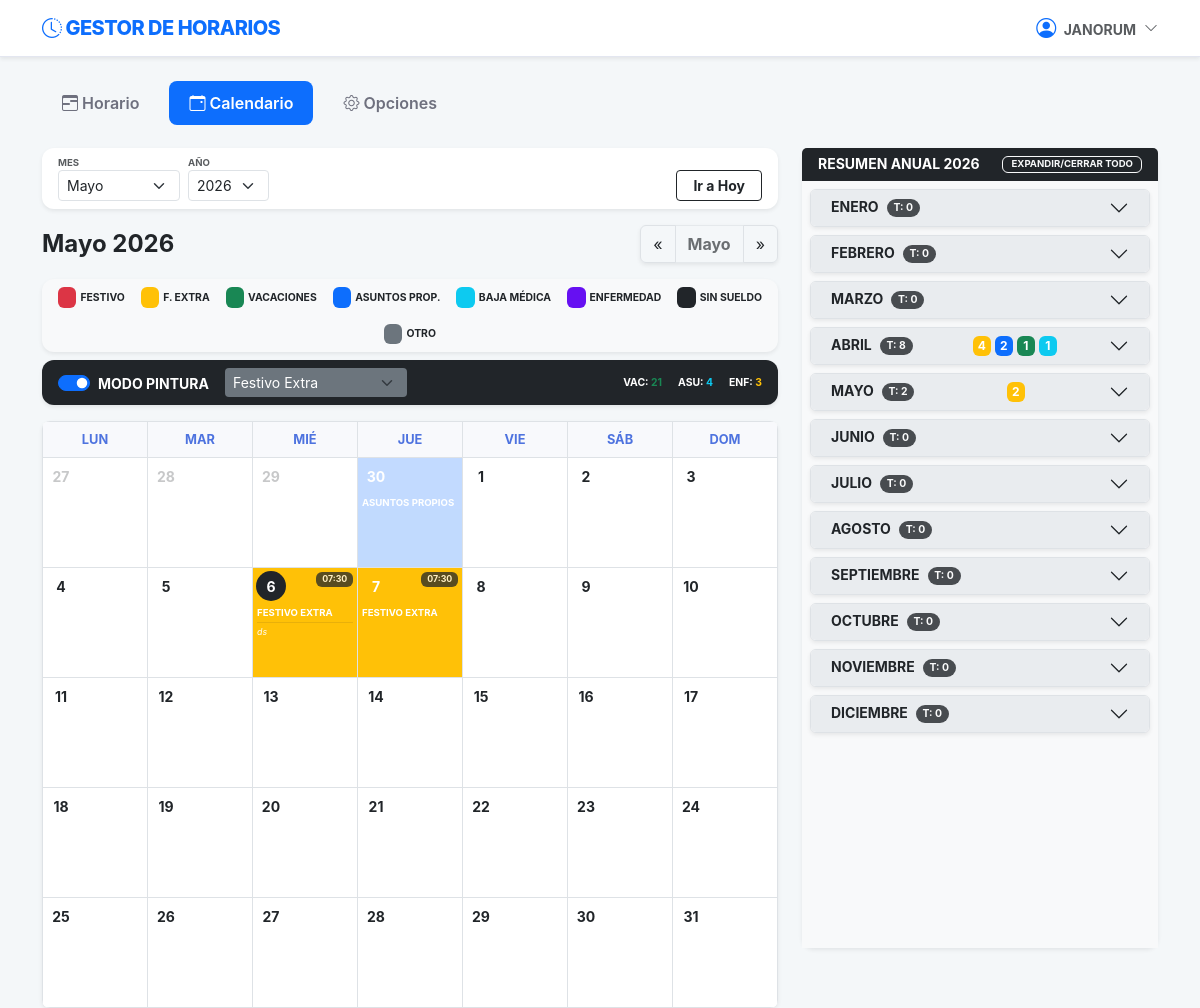
The app's page /calendario/ (signed in), older data.
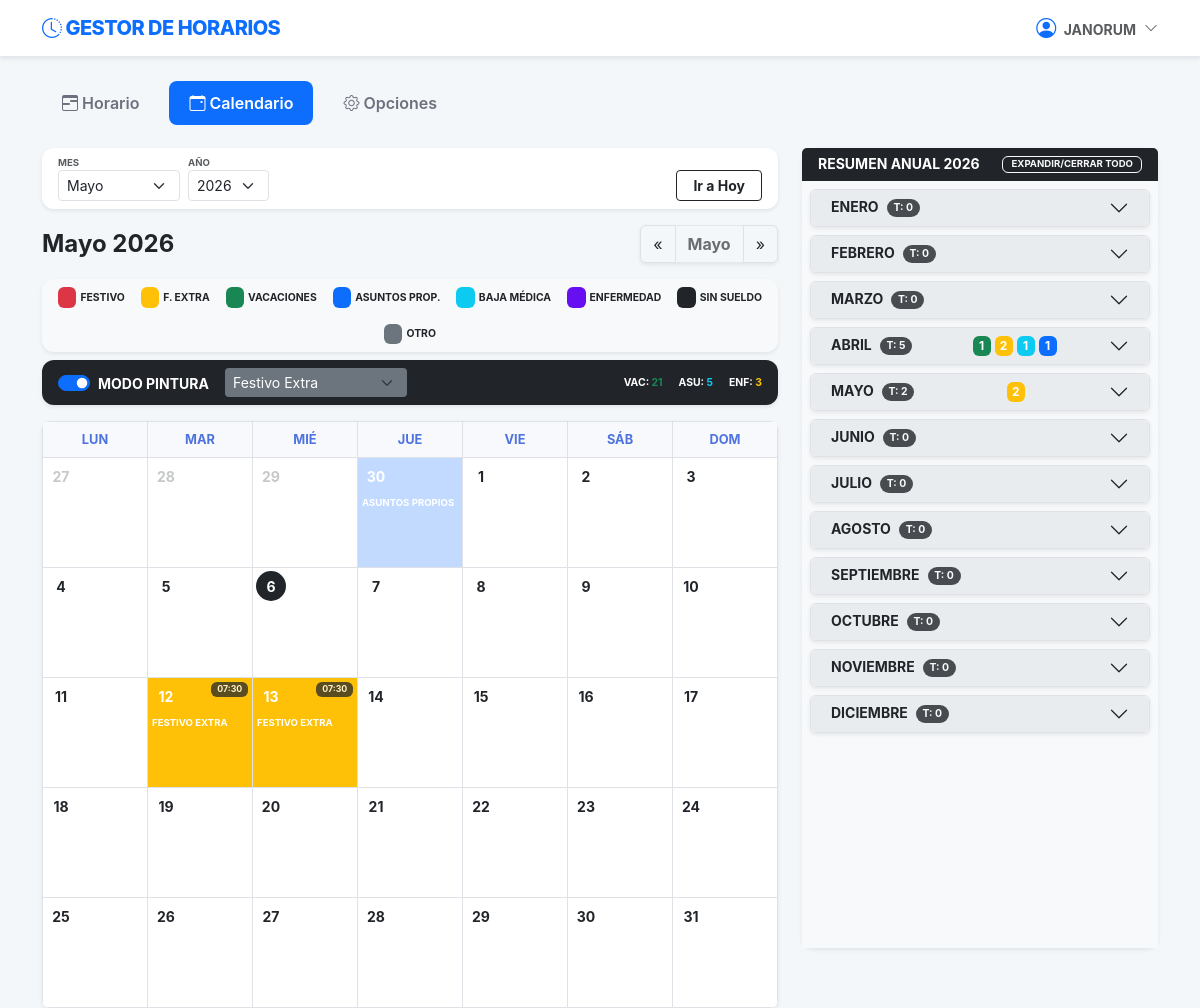
The same page, newer data.
### apps/opciones/models.py (models this page shows, shortened)
class SaldoDias(models.Model):
    usuario = models.ForeignKey(User, on_delete=models.CASCADE, related_name='saldos')
    anio = models.IntegerField(default=2026)
    vacaciones_libres_totales = models.IntegerField(default=4)
    vacaciones_bloques_totales = models.IntegerField(default=18)
    asuntos_propios_totales = models.IntegerField(default=6)
    enfermedad_sin_justificar_totales = models.IntegerField(default=3)
    vacaciones_libres_disfrutadas = models.IntegerField(default=0)
    vacaciones_bloques_disfrutadas = models.IntegerField(default=0)
    asuntos_disfrutados = models.IntegerField(default=0)
    enfermedad_sin_justificar_disfrutados = models.IntegerField(default=0)
    class Meta:
        unique_together = ['usuario', 'anio']
        verbose_name = "Saldo de Días"
        verbose_name_plural = "Saldos de Días"
    @property
    def vacaciones_totales(self):
        return self.vacaciones_libres_totales + self.vacaciones_bloques_totales
    @property
    def vacaciones_disfrutadas(self):
        return self.vacaciones_libres_disfrutadas + self.vacaciones_bloques_disfrutadas
    @property
    def vacaciones_restantes(self):
        return max(0, self.vacaciones_totales - self.vacaciones_disfrutadas)
    @property
    def asuntos_restantes(self):
        return max(0, self.asuntos_propios_totales - self.asuntos_disfrutados)
    @property
    def enfermedad_sin_justificar_restantes(self):
        return max(0, self.enfermedad_sin_justificar_totales - self.enfermedad_sin_justificar_disfrutados)

### apps/calendario/models.py (models this page shows, shortened)
class EventoCalendario(models.Model):
    TIPO_CHOICES = [
        ('FESTIVO', 'Festivo Extra'),
        ('VACACIONES', 'Vacaciones'),
        ('ASUNTOS_PROPIOS', 'Asuntos Propios'),
        ('BAJA', 'Baja Médica'),
        ('ENFERMEDAD', 'Enfermedad Puntual'),
        ('SIN_SUELDO', 'Día sin Sueldo'),
        ('OTRO', 'Otro'),
    ]
    usuario = models.ForeignKey(User, on_delete=models.CASCADE, related_name='eventos_calendario')
    fecha = models.DateField() # Quitamos unique=True para que varios usuarios puedan tener la misma fecha
    tipo = models.CharField(max_length=20, choices=TIPO_CHOICES, default='FESTIVO')
    descripcion = models.CharField(max_length=100, blank=True)
    class Meta:
        verbose_name = "Evento de Calendario"
        verbose_name_plural = "Eventos de Calendario"
        unique_together = ['usuario', 'fecha'] # Un usuario no puede repetir evento el mismo día

### apps/calendario/views.py (the view)
# urls.py: path('', views.CalendarioView.as_view(), name='ver_calendario'),
class CalendarioView(LoginRequiredMixin, View):
    template_name = 'calendario/calendario.html'
    def get(self, request, *args, **kwargs):
        hoy = date.today()
        try:
            año = int(request.GET.get('año', hoy.year))
            mes = int(request.GET.get('mes', hoy.month))
        except ValueError:
            año, mes = hoy.year, hoy.month
        if mes > 12:
            mes = 1
            año += 1
        elif mes < 1:
            mes = 12
            año -= 1
        datos = CalendarioService.obtener_mes(año, mes, request.user)
        nombres_meses = [
            "Enero", "Febrero", "Marzo", "Abril", "Mayo", "Junio",
            "Julio", "Agosto", "Septiembre", "Octubre", "Noviembre", "Diciembre"
        ]
        context = {
            'semanas': datos['semanas'],
            'resumen_anual': datos['resumen_anual'],
            'tipos_opciones': datos['tipos_opciones'],
            'saldo': datos['saldo'],  # Objeto con vacaciones_restantes y asuntos_restantes
            'nombre_mes': nombres_meses[mes-1],
            'año': año,
            'mes': mes,
            'range_años': range(hoy.year - 5, hoy.year + 6),
            'año_hoy': hoy.year,
            'mes_hoy': hoy.month,
            'usuario': request.user,
        }
        return render(request, self.template_name, context)

### apps/calendario/templates/calendario/calendario.html (shortened to what this page needs)
{% extends "base.html" %}
{% block content %}
<div class="row g-4">
    <div class="col-xl-8">
        <div class="card shadow-sm border-0 mb-3 bg-white">
            <div class="card-body py-2">
                <form method="GET" class="row g-2 align-items-center">
                    <div class="col-auto">
                        <label class="small fw-bold text-muted text-uppercase" style="font-size: 0.6rem; display: block;">Mes</label>
                        <select name="mes" class="form-select form-select-sm" onchange="this.form.submit()">
                            <option value="5" {% if mes == 5 %}selected{% endif %}>Mayo</option>
                        </select>
                    </div>
                    <div class="col-auto">
                        <label class="small fw-bold text-muted text-uppercase" style="font-size: 0.6rem; display: block;">Año</label>
                        <select name="año" class="form-select form-select-sm" onchange="this.form.submit()">
                            {% for a in range_años %}
                                <option value="{{ a }}" {% if año == a %}selected{% endif %}>{{ a }}</option>
                            {% endfor %}
                        </select>
                    </div>
                    <div class="col-auto ms-auto align-self-end">
                        <a href="?mes={{ mes_hoy }}&año={{ año_hoy }}" class="btn btn-sm btn-outline-dark fw-bold px-3">Ir a Hoy</a>
                    </div>
                </form>
            </div>
        </div>
        <div class="d-flex justify-content-between align-items-center mb-3">
            <h4 class="fw-bold mb-0 text-dark">{{ nombre_mes }} {{ año }}</h4>
            <div class="btn-group shadow-sm">
                <a href="?mes={{ mes|add:'-1' }}&año={{ año }}" class="btn btn-white border">&laquo;</a>
                <button class="btn btn-white border fw-bold" disabled>{{ nombre_mes }}</button>
                <a href="?mes={{ mes|add:'1' }}&año={{ año }}" class="btn btn-white border">&raquo;</a>
            </div>
        </div>
        <div class="card shadow-sm border-0 mb-2 bg-light">
            <div class="card-body p-2 d-flex flex-wrap justify-content-center gap-3">
                <div class="d-flex align-items-center"><span class="badge FESTIVO me-1">&nbsp;</span> <small class="fw-bold" style="font-size: 0.65rem;">FESTIVO</small></div>
                <div class="d-flex align-items-center"><span class="badge FESTIVO_EXTRA me-1">&nbsp;</span> <small class="fw-bold" style="font-size: 0.65rem;">F. EXTRA</small></div>
                <div class="d-flex align-items-center"><span class="badge VACACIONES me-1">&nbsp;</span> <small class="fw-bold" style="font-size: 0.65rem;">VACACIONES</small></div>
                <div class="d-flex align-items-center"><span class="badge ASUNTOS_PROPIOS me-1">&nbsp;</span> <small class="fw-bold" style="font-size: 0.65rem;">ASUNTOS PROP.</small></div>
                <div class="d-flex align-items-center"><span class="badge BAJA me-1">&nbsp;</span> <small class="fw-bold" style="font-size: 0.65rem;">BAJA MÉDICA</small></div>
                <div class="d-flex align-items-center"><span class="badge ENFERMEDAD me-1">&nbsp;</span> <small class="fw-bold" style="font-size: 0.65rem;">ENFERMEDAD</small></div>
                <div class="d-flex align-items-center"><span class="badge SIN_SUELDO me-1">&nbsp;</span> <small class="fw-bold" style="font-size: 0.65rem;">SIN SUELDO</small></div>
                <div class="d-flex align-items-center"><span class="badge OTRO me-1">&nbsp;</span> <small class="fw-bold" style="font-size: 0.65rem;">OTRO</small></div>
            </div>
        </div>
        <div class="card shadow-sm border-0 mb-3 bg-dark text-white">
            <div class="card-body py-2 d-flex align-items-center justify-content-between">
                <div class="d-flex align-items-center gap-3">
                    <div class="form-check form-switch m-0">
                        <input class="form-check-input" type="checkbox" id="switchModoPintar" onchange="toggleModoPintar()" checked>
                        <label class="form-check-label small fw-bold text-uppercase" for="switchModoPintar">Modo Pintura</label>
                    </div>
                    <select id="pincelTipo" class="form-select form-select-sm bg-secondary text-white border-0" style="width: auto;" onchange="resetSeleccionBloque()">
                        {% for valor, etiqueta in tipos_opciones %}
                        <option value="{{ valor }}">{{ etiqueta }}</option>
                        {% endfor %}
                    </select>
                </div>
                <div class="small fw-bold text-uppercase d-flex gap-3" style="font-size: 0.65rem;">
                    <span>VAC: <span id="val-vac" class="text-success">{{ saldo.vacaciones_restantes }}</span></span>
                    <span>ASU: <span id="val-asu" class="text-info">{{ saldo.asuntos_restantes }}</span></span>
                    <span>ENF: <span id="val-enf" class="text-warning">{{ saldo.enfermedad_sin_justificar_restantes }}</span></span>
                </div>
            </div>
        </div>
        <div class="card shadow-sm border-0 rounded-3 overflow-hidden" id="contenedorCalendario">
            <table class="table table-bordered mb-0 text-center" style="table-layout: fixed; user-select: none;">
                <thead class="bg-light small fw-bold text-muted">
                    <tr>
                        <th>LUN</th><th>MAR</th><th>MIÉ</th><th>JUE</th><th>VIE</th><th>SÁB</th><th>DOM</th>
                    </tr>
                </thead>
                <tbody>
                    {% for semana in semanas %}
                    <tr style="height: 110px;">
                        {% for dia in semana %}
                        <td id="celda-{{ dia.fecha }}"
                            class="p-0 position-relative dia-calendario modo-pincel {{ dia.tipo_raw }} {% if not dia.es_mes_actual %}opacity-25{% endif %} {% if dia.es_hoy %}dia-hoy{% endif %}"
                            style="cursor: pointer; vertical-align: top;"
                            data-fecha="{{ dia.fecha }}"
                            data-dia-semana="{{ forloop.counter }}"
                            data-es-oficial="{{ dia.es_oficial|yesno:'true,false' }}"
                            onmousedown="iniciarArrastre(this)"
                            onmouseenter="pintarEnArrastre(this)"
                            onclick="manejadorClickDia(this)">
                            <div class="p-1 h-100 d-flex flex-column text-start pointer-none">
                                <div class="d-flex justify-content-between align-items-start mb-1">
                                    <span class="fw-bold small numero-dia">{{ dia.dia }}</span>
                                    {% if dia.total_str %}
                                        <span class="badge bg-dark opacity-75" style="font-size:0.55rem; color: white !important;">{{ dia.total_str }}</span>
                                    {% endif %}
                                </div>
                                <div class="mt-1 d-flex flex-column info-dia">
                                    {% if dia.tipo_dia %}
                                    <div class="fw-bolder text-uppercase text-truncate label-tipo" style="font-size: 0.6rem; line-height: 1;">{{ dia.tipo_dia }}</div>
                                    {% if dia.descripcion %}
                                    <div class="opacity-90 mt-1 pt-1 border-top border-dark border-opacity-10 label-desc" style="font-size: 0.55rem; line-height: 1.1; font-style: italic;">{{ dia.descripcion }}</div>
                                    {% endif %}
                                    {% endif %}
                                </div>
                            </div>
                        </td>
                        {% endfor %}
                    </tr>
                    {% endfor %}
                </tbody>
            </table>
        </div>
    </div>
    <div class="col-xl-4">
        <div class="card shadow-sm border-0 h-100 d-flex flex-column" style="max-height: 800px;">
            <div class="card-header bg-dark text-white py-2 d-flex justify-content-between align-items-center border-0">
                <h6 class="mb-0 small fw-bold text-uppercase">Resumen Anual {{ año }}</h6>
                <button class="btn btn-xs btn-outline-light py-0 px-2 fw-bold" style="font-size: 0.6rem;" onclick="toggleTodosAcordeones()">
                    EXPANDIR/CERRAR TODO
                </button>
            </div>
            <div class="card-body p-0 overflow-auto bg-light">
                <div class="accordion accordion-flush p-2" id="accFestivos">
                    {% for mes_nombre, info in resumen_anual.items %}
                    <div class="accordion-item border rounded shadow-sm mb-2 overflow-hidden item-mes-resumen" id="mes-resumen-{{ forloop.counter }}">
                        <h2 class="accordion-header">
                            <button class="accordion-button collapsed py-2 d-flex align-items-center bg-custom-mes text-dark shadow-none border-0" type="button" data-bs-toggle="collapse" data-bs-target="#m{{ forloop.counter }}">
                                <span class="fw-bold small me-2">{{ mes_nombre|upper }}</span>
                                <span class="badge bg-dark rounded-pill me-auto badge-total" style="font-size: 0.65rem; opacity: 0.8; color: white !important;">T: {{ info.eventos|length }}</span>
                                <div class="d-flex gap-1 ms-2 container-badges">
                                    {% for tipo, cantidad in info.conteos.items %}
                                        <span class="badge {{ tipo }} p-1 badge-conteo" data-tipo="{{ tipo }}" style="min-width: 18px;">{{ cantidad }}</span>
                                    {% endfor %}
                                </div>
                            </button>
                        </h2>
                    </div>
                    {% endfor %}
                </div>
            </div>
        </div>
    </div>
</div>
{% endblock %}

### templates/base.html (shortened to what this page needs)
<!DOCTYPE html>
<html lang="es">
<head>
    <link href="https://cdn.jsdelivr.net/npm/bootstrap@5.3.0/dist/css/bootstrap.min.css" rel="stylesheet">
    <link rel="stylesheet" href="https://cdn.jsdelivr.net/npm/bootstrap-icons@1.11.0/font/bootstrap-icons.css">
</head>
<body>
<nav class="navbar navbar-expand-lg navbar-light mb-4 shadow-sm">
    <div class="container">
        <a class="navbar-brand" href="{% if user.is_authenticated %}{% url 'horario:ver_horario' %}{% else %}{% url 'login' %}{% endif %}">
            <i class="bi bi-clock-history"></i> GESTOR DE HORARIOS
        </a>
        <div class="ms-auto d-flex align-items-center">
            {% if user.is_authenticated %}
                <div class="dropdown user-dropdown">
                    <a class="dropdown-toggle d-flex align-items-center text-muted" id="userMenu" data-bs-toggle="dropdown" aria-expanded="false">
                        <span class="small fw-bold text-uppercase me-2">
                            <i class="bi bi-person-circle text-primary fs-5 me-1"></i> {{ user.username }}
                        </span>
                        <i class="bi bi-chevron-down small"></i>
                    </a>
                </div>
            {% else %}
                <a href="{% url 'login' %}" class="btn btn-sm btn-primary fw-bold px-4">ENTRAR</a>
            {% endif %}
        </div>
    </div>
</nav>
<div class="container">
    {% if user.is_authenticated %}
    <ul class="nav nav-tabs mb-4" id="mainTabs">
        <li class="nav-item">
            <a class="nav-link {% if request.resolver_match.app_name == 'horario' %}active{% endif %}"
               href="{% url 'horario:ver_horario' %}">
               <i class="bi bi-calendar3-range"></i> Horario
            </a>
        </li>
        <li class="nav-item">
            <a class="nav-link {% if request.resolver_match.app_name == 'calendario' %}active{% endif %}"
               href="{% url 'calendario:ver_calendario' %}">
               <i class="bi bi-calendar-event"></i> Calendario
            </a>
        </li>
        <li class="nav-item">
            <a class="nav-link {% if request.resolver_match.app_name == 'opciones' and request.resolver_match.url_name != 'perfil' %}active{% endif %}"
               href="{% url 'opciones:main' %}">
                <i class="bi bi-gear"></i> Opciones
            </a>
        </li>
    </ul>
    {% endif %}
    {% block content %}{% endblock %}
</div>
</body>
</html>

Row changes from the older to the newer data that the page shows:
removed EventoCalendario: descripcion "ds"
changed SaldoDias: asuntos_restantes "4" → "5"
Text that changed along with them:
list line gone: "6 07:30 FESTIVO EXTRA 7 07:30 FESTIVO EXTRA"
new list line: "6 7"
list line gone: "12 13"
new list line: "12 07:30 FESTIVO EXTRA 13 07:30 FESTIVO EXTRA"
new list line: "ABRIL T: 5 1 2 1 1"
list line gone: "ABRIL T: 8 4 2 1 1"
